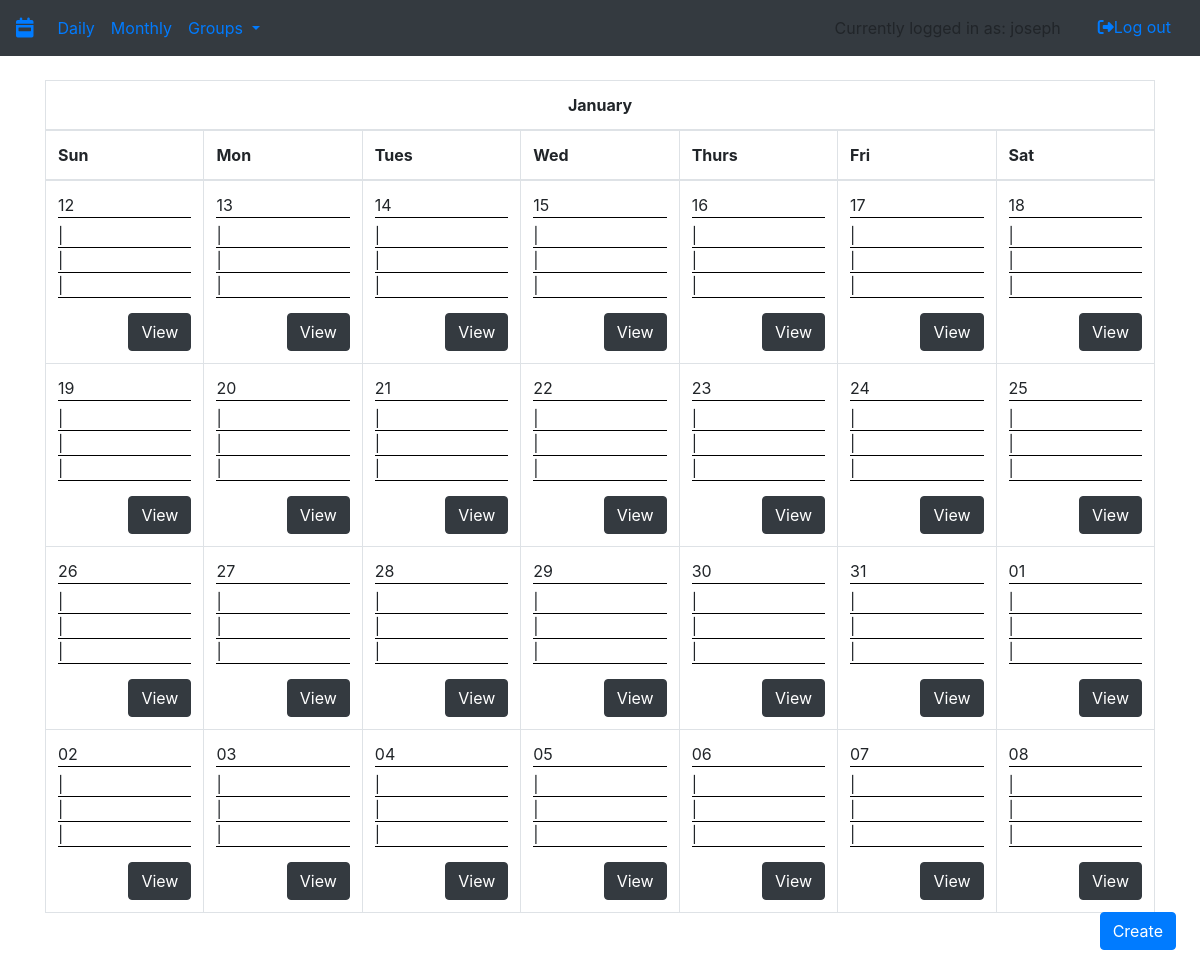
The page /month (signed in) on the database as committed earlier.
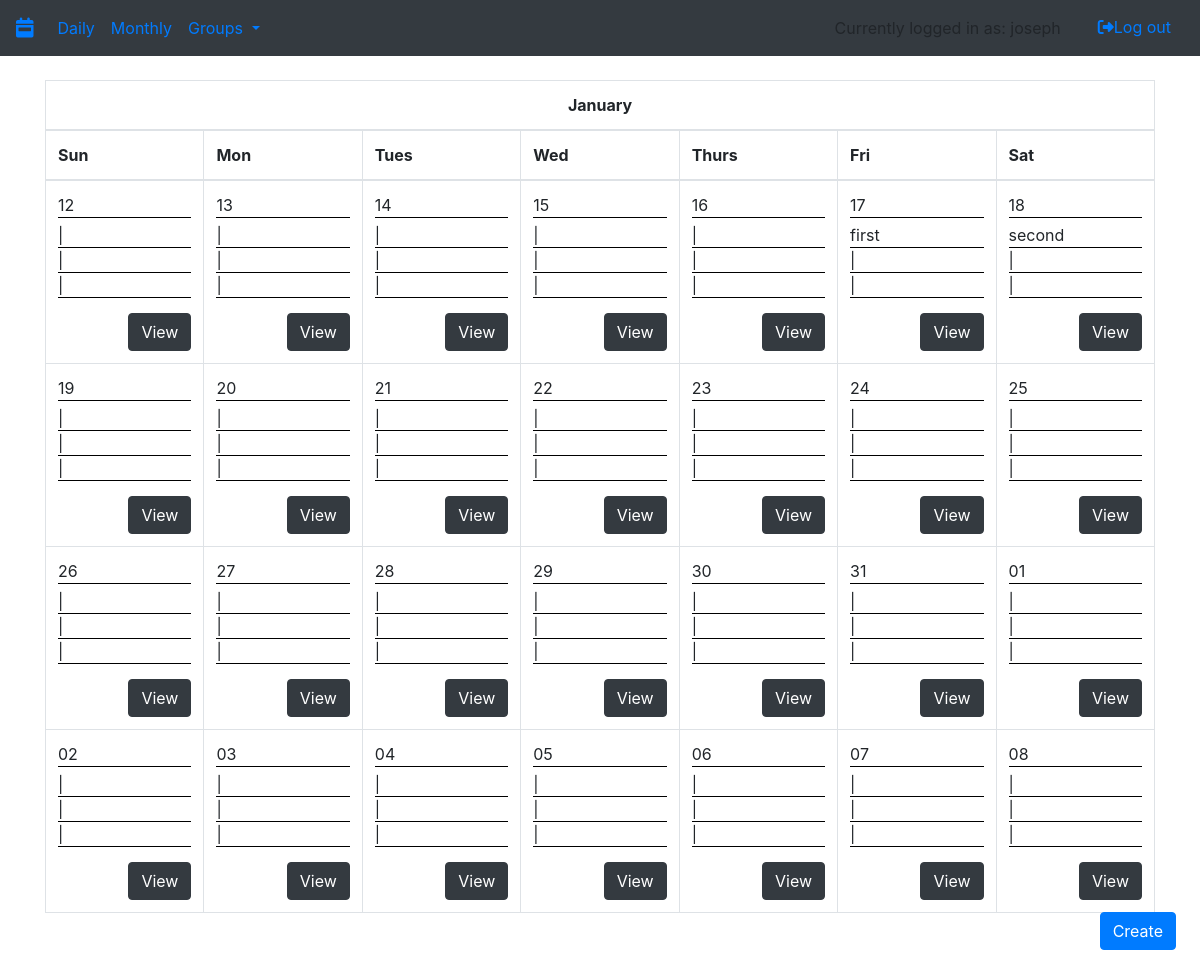
The same page on the database as committed later.
### app/utl/models.py (models this page shows, shortened)
class User(db.Model, UserMixin):
    id = db.Column(db.Integer, primary_key=True)
    username = db.Column(db.String(80), unique=True, nullable=False)
    password = db.Column(db.String(80), nullable=False)
    tasks = db.relationship('Task', backref='user') #whenever you create a task, append it to user.tasks
    admin_groups = db.relationship('Group', backref='user') #whenever you create a group, append it to the users admin groups who created it
    groups = association_proxy('groupownership', #whenever a user joins a group, append it to their groups
                              'group',
                              creator=lambda c: GroupLinks(id, c.id))

class Task(db.Model):
    id = db.Column(db.Integer,primary_key=True)
    user_id = db.Column(db.ForeignKey('user.id'), nullable = False)
    group_id = db.Column(db.Integer, db.ForeignKey('group.id'))
    due_date_m = db.Column(db.Integer, nullable = False)
    due_date_d = db.Column(db.Integer, nullable = False)
    due_date_hr = db.Column(db.Integer)
    due_date_mm = db.Column(db.Integer)
    priority = db.Column(db.Integer, nullable = False)
    timestamp = db.Column(db.DateTime, nullable=False,
                                       default=datetime.utcnow)
    title = db.Column(db.String(80), nullable=False)
    description = db.Column(db.String(80))
    upvotes = db.Column(db.Integer)
    downvotes = db.Column(db.Integer)

### app/app.py (the view)
@login_required
@app.route('/month', methods=['GET', 'POST'])
def month():
    today = datetime.today()
    weekday = today.weekday()
    print(genWeek(getWeek(today,weekday,0)))
    print(today + timedelta(0))
    data=[]
    data.append(genWeek(getWeek(today,weekday,0)))
    data.append(genWeek(getWeek(today,weekday,1)))
    data.append(genWeek(getWeek(today,weekday,2)))
    data.append(genWeek(getWeek(today,weekday,3)))
    return render_template('month.html', data=data,month=today.strftime('%B'),displayData=genDisplayCard(request.args),editData=genEditCard(request.args))

### app/app.py (called while the page is built, shortened)
@login_manager.user_loader
def load_user(user_id):
    return User.query.get(user_id)

def genWeek(data):
    personal_tasks = data[0]
    group_tasks = data[1]
    week=[]
    for key in personal_tasks:
        day=[key.split(",")[1]]
        day.append(key.split(",")[2])
        temp = []
        for elem in personal_tasks[key]:
            temp.append(elem.title)
        for i in range(0,3):
            if i < len(temp):
                day.append(temp[i])
            else:
                day.append("|")
        week.append(day)
    return week

def genDisplayCard(args):
    displayData = [1,[],""]
    if len(args)==0:
        return [0,[],""]

def genEditCard(args):
    editData={}
    print(args)
    if ('taskID' not in args):
        return {'id':"",'title':"",'description':"",'dueDate':""}

### app/templates/month.html (shortened to what this page needs)
{% extends "base.html" %}
{% block content %}
    <div class="container" style="height:inherit">
        <table class="table table-bordered">
            <thead>
            <tr>
                <th colspan="7" class="text-center">{{ month }}</th>
            </tr>
            <tr>
                <th scope="col">Sun</th>
                <th scope="col">Mon</th>
                <th scope="col">Tues</th>
                <th scope="col">Wed</th>
                <th scope="col">Thurs</th>
                <th scope="col">Fri</th>
                <th scope="col">Sat</th>
            </tr>
            </thead>
            <tbody>
            {% for week in data %}
                <tr>
                    {% for day in week %}
                        <td>
                            <div class="tCell">
                                <div class="cellContent">
                                    <div class="cellDate" style="border-bottom:1px solid black;">
                                        {{ day[1] }}
                                    </div>
                                    <div class="cellList" style="padding-top:5px">
                                        <div class="cellTask">
                                            {{ day[2] }}
                                        </div>
                                        <div class="cellTask">
                                            {{ day[3] }}
                                        </div>
                                        <div class="cellTask">
                                            {{ day[4] }}
                                        </div>
                                    </div>
                                </div>
                                <div class="cellButton" style="float:bottom">
                                    <form action="/month">
                                        <button class="btn btn-dark" style="float:right">View</button>
                                    </form>
                                </div>
                            </div>
                        </td>
                    {% endfor %}
                </tr>
            {% endfor %}
            </tbody>
        </table>
    </div>
{% endblock %}

### app/templates/base.html (shortened to what this page needs)
{% from "macros/render_flashes.html" import render_flashes %}
<!DOCTYPE html>
<html lang="en">
<head>
    <link rel="stylesheet" href="https://stackpath.bootstrapcdn.com/bootstrap/4.3.1/css/bootstrap.min.css"
>
    <link rel="stylesheet" href="https://stackpath.bootstrapcdn.com/bootstrap/4.3.1/css/bootstrap.min.css"
>
</head>
<body>
<nav class="navbar navbar-expand-sm bg-dark">
    <div class="navbar-header">
        <a class="navbar-brand" href="/"><i class="fas fa-calendar-week"></i></a>
    </div>
    {% if current_user.is_authenticated %}
    <ul class="navbar-nav mr-auto">
        <li class="nav-item">
            <a class="nav-link" href="{{ url_for('day') }}">Daily</a>
        </li>
        <li class="nav-item">
            <a class="nav-link" href="{{ url_for('month') }}">Monthly</a>
        </li>
        <li class="nav-item dropdown">
            <a class="nav-link dropdown-toggle" href="#" id="navbardrop" data-toggle="dropdown">
                Groups
            </a>
        </li>
    </ul>
    <div class="nav navbar-nav ml-auto">
            <li class="navbar-text mr-4">
              {% if current_user is not none %}
                  Currently logged in as: {{ current_user.username }}
              {% endif %}
            </li>
            <li><a href="{{ url_for('logout') }}">
                <button class="btn btn-link"><i
                        class="fas fa-sign-out-alt"></i>Log out
                </button>
            </a></li>
    </div>
    {% endif %}
</nav>
{{ render_flashes() }}
{% if current_user.is_authenticated %}
  <div id="form button" style="position: fixed; bottom: 2%; right: 2%;">
      <button class="btn btn-primary" role="button" data-toggle="popover" data-trigger="focus"
              data-html="true" data-placement="top" title="Create New">
          Create
      </button>
  </div>
{% endif %}
{% block content %}
{% endblock content %}
</body>
</html>

### app/templates/macros/render_flashes.html (shortened to what this page needs)
{% macro render_flashes() %}
    <br>
{% endmacro %}

Rows that differ between the two databases and show on the page:
added Task: due_date_d "17", title "first", day "|"
added Task: due_date_d "18", title "second", day "|"
Other text that changed with them:
list line gone: "17 | | | View 18 | | | View"
